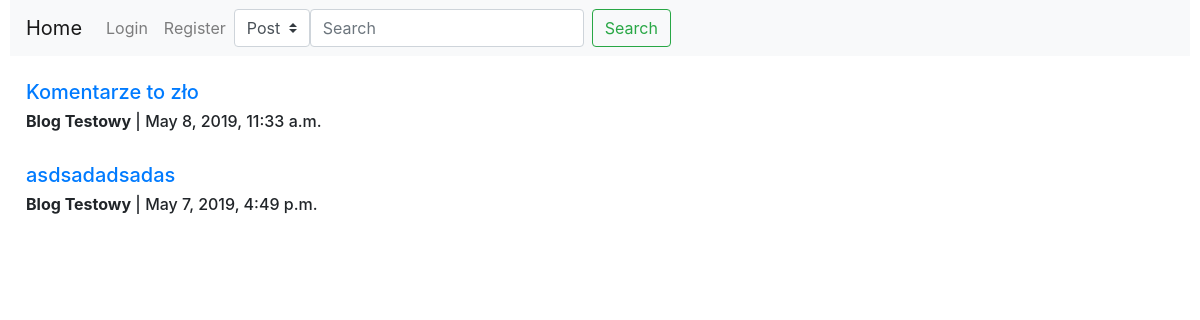
The app's page /, older data.
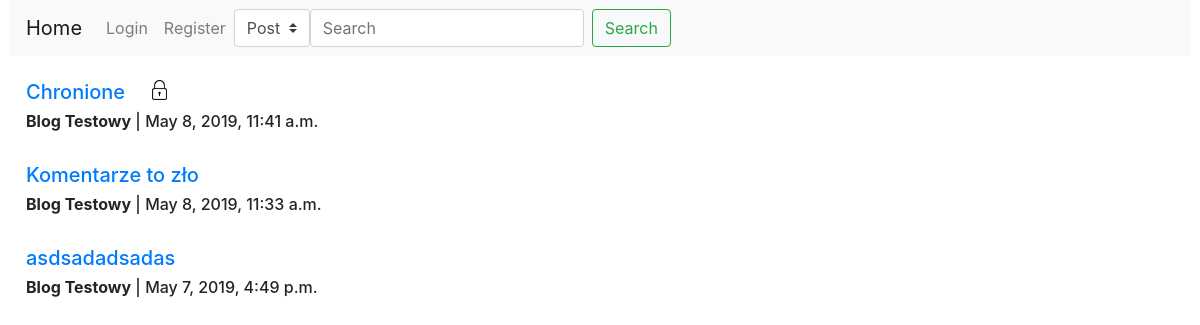
The same page, newer data.
### Blog/models.py (models this page shows)
class Post(models.Model):
    IDPost=models.AutoField(primary_key=True)
    Tytul=models.CharField(max_length=128)
    Tresc=models.TextField()
    Data=models.DateTimeField(default=timezone.now)
    IDBlog=models.ForeignKey(Blog,on_delete=models.CASCADE)
    Haslo=models.CharField(max_length=8,blank=True)
    Obraz=models.ImageField(upload_to='Obrazki',blank=True)

class Blog(models.Model):
    IDBlog=models.AutoField(primary_key=True)
    Nazwa=models.CharField(max_length=128)
    IDAutor=models.ForeignKey(User,on_delete=models.CASCADE)

### Blog/views.py (the view)
# urls.py: path('',views.home,name='home'),
def home(request):
    posts = models.Post.objects.all().order_by('-Data')
    return render(request,"Blog/home.html",{'posts': posts})

### Blog/templates/Blog/home.html (shortened to what this page needs)
{%extends "Blog/base.html"%}
{%block content%}
{%for post in posts %}
<div class="media">
  <div class="media-body">
    {%if post.Haslo%}
    <a class="nav-item" data-toggle="modal" data-target="#exampleModalCentered{{post.IDPost}}" href="">
      <h5 class="mt-0" style="float:left">{{post.Tytul}}&nbsp;&nbsp;&nbsp;&nbsp;&nbsp;</h5>
    </a>
    <img src="/Obrazki/Obrazki/lock.png" style="max-width:20px;max-height:20px;float:left"> <div style="clear:both"></div>
      {%else%}
      <a class="nav-item" href="post/{{post.IDPost}}"><h5 class="mt-0">{{post.Tytul}}</h5></a>
      {%endif%}
      <h6 class='mt-0'><strong>{{post.IDBlog.Nazwa}}</strong> | {{post.Data}}</h6>
      <br>
  </div>
</div>
{%endfor%}
{%endblock content%}

Row changes from the older to the newer data that the page shows:
added Post: Tytul "Chronione", IDBlog.Nazwa "Blog Testowy", Data "May 8, 2019, 11:41 a.m."
